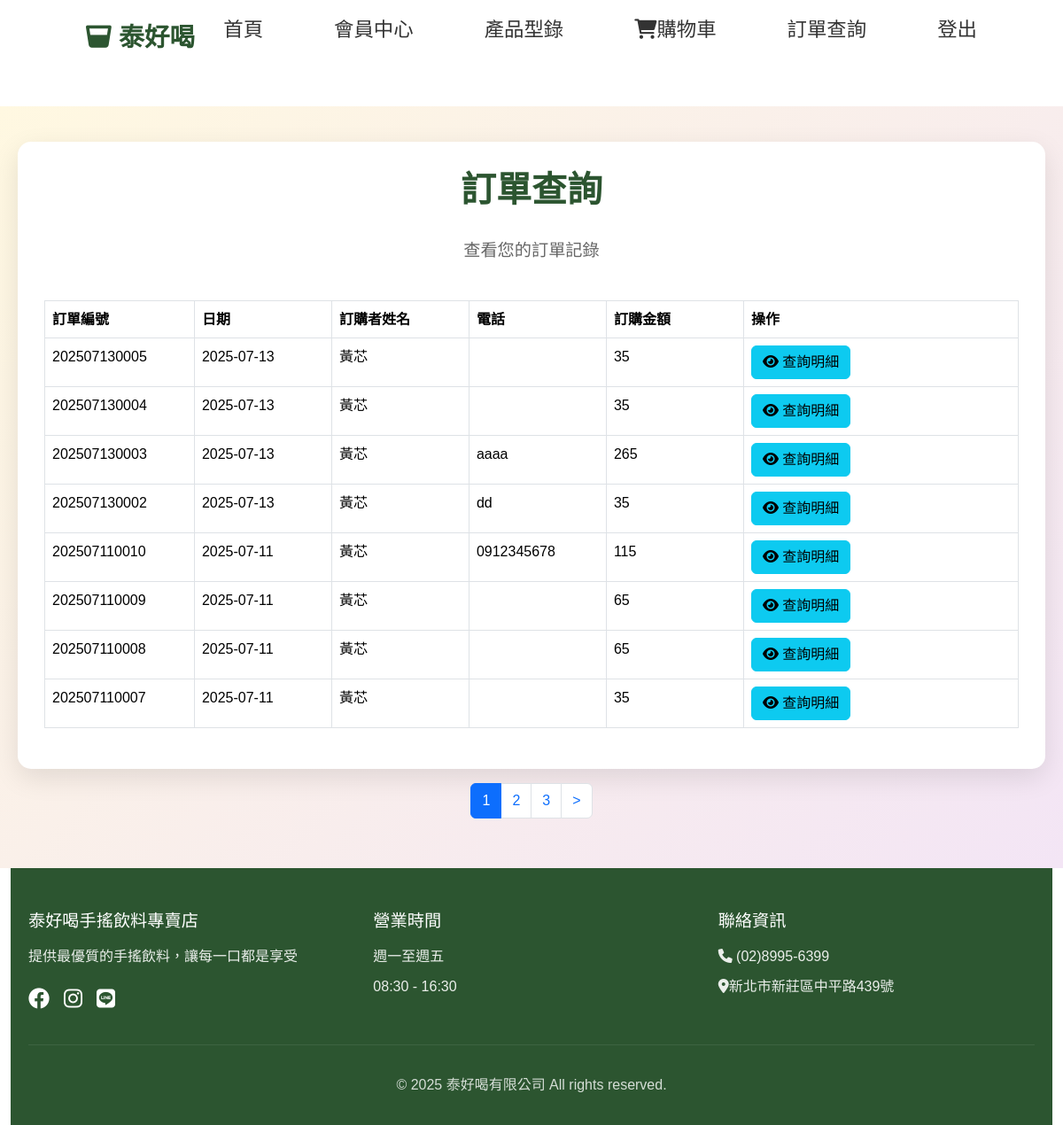
The page /query_order.php (signed in) on the database as committed earlier.
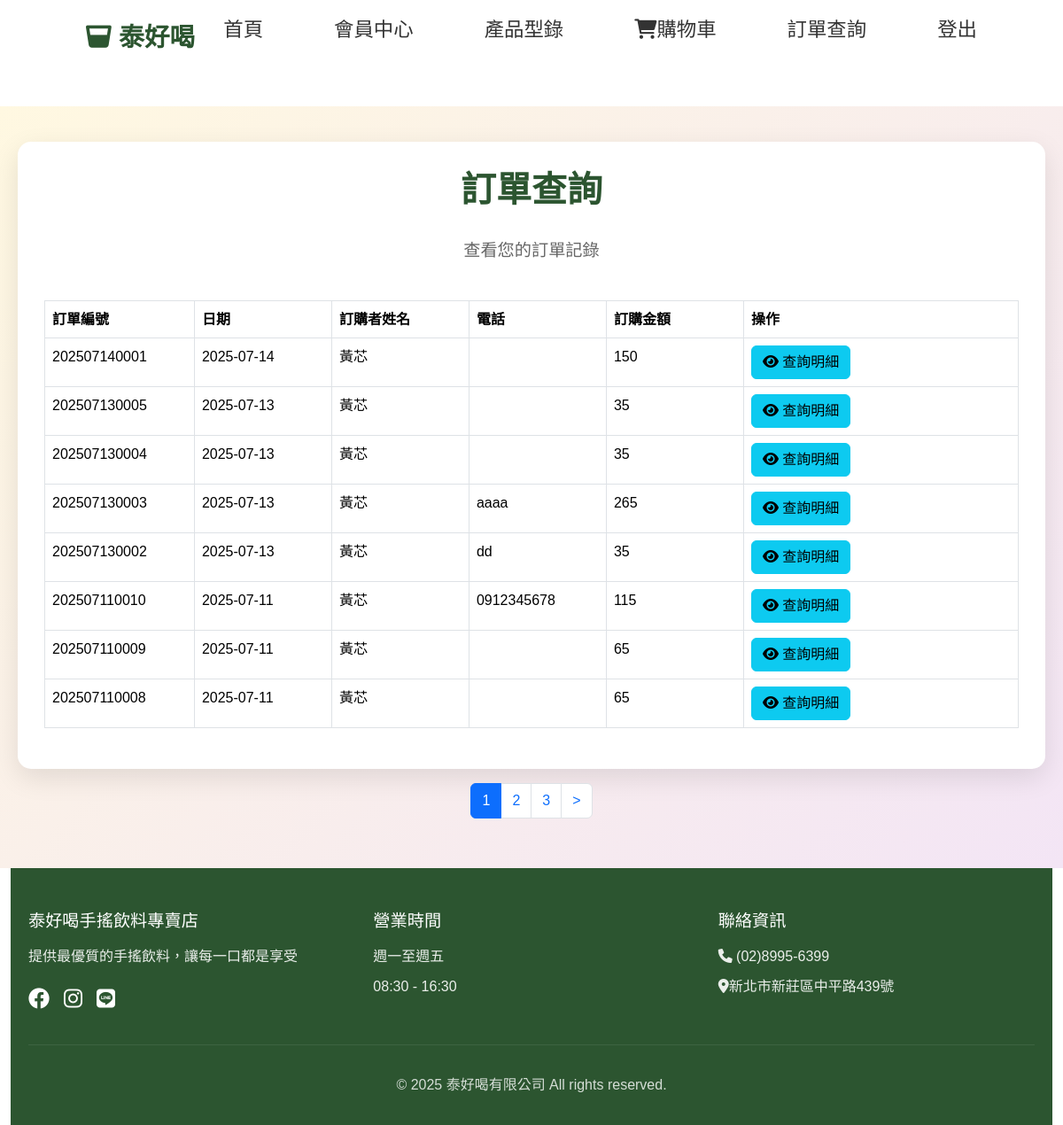
The same page on the database as committed later.
### tables this page shows
CREATE TABLE `order1` (
  `id` int(10) UNSIGNED NOT NULL,
  `date1` date NOT NULL,
  `or_no` varchar(20) NOT NULL,
  `acc` text NOT NULL,
  `name` text NOT NULL,
  `amt` int(11) NOT NULL DEFAULT 0,
  `tel` varchar(20) NOT NULL,
  `created_time` timestamp NOT NULL DEFAULT current_timestamp(),
  `updated_time` timestamp NOT NULL DEFAULT current_timestamp() ON UPDATE current_timestamp()
);

### api/db.php (called while the page is built, shortened)
<?php
class DB{
  private $dsn="mysql:host=localhost;dbname=tieat;charset=utf8";
  private $pdo;
  private $table;
  function __construct($table)
  {
    $this->table=$table;
    $this->pdo=new PDO($this->dsn,'root','');
  }
  function arraytosql($array){
     $tmp=[];
     foreach ($array as $key => $value) {
       $tmp[]="`$key`='$value'";
     }
     return $tmp;
  }
  function all(...$arg){
   $sql="select * from $this->table ";
   if(isset($arg[0])){
     if(is_array($arg[0])){
        $tmp=$this->arraytosql($arg[0]);
        $sql.=" where ".join(" and ",$tmp);
     }else{
        $sql.=$arg[0];
     }
   }
   if(isset($arg[1])){
        $sql.=$arg[1];
   }
   return $this->pdo->query($sql)->fetchAll(PDO::FETCH_ASSOC);
  }
}
?>

### query_order.php (the view, shortened to what this page needs)
<?php
 include_once "./api/db.php";
 ?>
<!DOCTYPE html>
<html lang="zh-TW">
<head>
    <?php include "title_link.php" ?>
</head>
<body>
    <?php include 'header.php';?>
    <section class="order-section">
        <div class="order-container">
            <h2 class="order-title">訂單查詢</h2>
            <p class="order-subtitle">查看您的訂單記錄</p>
            <?php
            if(isset($_SESSION['mem'])):
                $acc = $_SESSION['mem'];
                $table = 'order1';
             ?>
                <table class="table table-bordered table-hover table-fixed">
                <thead>
                    <tr>
                        <th style="width: 10%;">訂單編號</th>
                        <th style="width: 10%;">日期</th>
                        <th style="width: 10%;">訂購者姓名</th>
                        <th style="width: 10%;">電話</th>
                        <th style="width: 10%;">訂購金額</th>
                        <th style="width: 20%;">操作</th>
                    </tr>
                </thead>
                <tbody>
                    <?php
                    $all = count(${ucfirst($table)}->all(['acc'=>$acc]));
                    $div = 8;
                    $pages = ceil($all / $div);
                    $now = $_GET['p'] ?? 1;
                    $start = ($now - 1) * $div;
                    $rows = ${ucfirst($table)}->all(['acc'=>$acc]," order by or_no desc limit $start,$div");
                    foreach ($rows as $row):
                    ?>
                        <tr>
                            <td><?= $row['or_no']; ?></td>
                            <td><?= $row['date1']; ?></td>
                            <td><?= $row['name']; ?></td>
                            <td><?= $row['tel']; ?></td>
                            <td><?= $row['amt']; ?></td>
                            <td>
                                <button class="btn btn-info view-details" data-or-no="<?= $row['or_no']; ?>">
                                    <i class="fa-solid fa-eye"></i> 查詢明細
                                </button>
                            </td>
                        </tr>
                    <?php
                      endforeach;
                    endif;
                    ?>
                </tbody>
            </table>
        </div>
            <div class="fixed-footer">
                <div class="container mt-3">
                    <ul class="pagination justify-content-center">
                        <?php for ($i = 1; $i <= $pages; $i++): ?>
                            <li class="page-item <?= ($now == $i) ? 'active' : ''; ?>">
                                <a class="page-link" href="?p=<?= $i; ?>"><?= $i; ?></a>
                            </li>
                        <?php endfor; ?>
                        <?php if ($now + 1 <= $pages): ?>
                            <li class="page-item"><a class="page-link" href="?p=<?= $now + 1; ?>">></a></li>
                        <?php endif; ?>
                    </ul>
                </div>
            </div>
    </section>
    <?php include 'footer.php'; ?>
</body>
</html>

Rows that differ between the two databases and show on the page:
no longer on this page (row unchanged): order1: or_no "202507110007", date1 "2025-07-11", name "黃芯", amt "35"
added order1: or_no "202507140001", date1 "2025-07-14", name "黃芯", amt "150"
